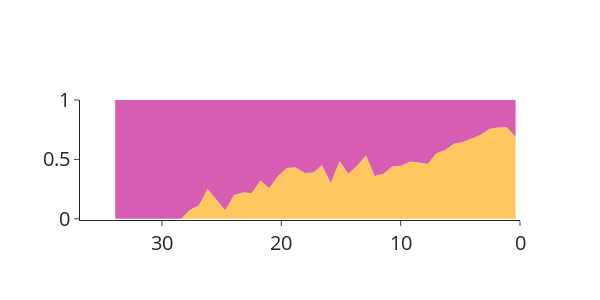

Notebook cell for this chart:
### Code cell
merged = pd.read_csv('/mnt/ivy/thliao/project/ML_oxygen/testing_sets/WoL/eachKO_ACE/Allnodes_predicted.tab',sep='\t',index_col=0)
col = 'dist'
hist_d = np.histogram(merged[col], bins=50, range = (0,max(merged[col])) )
xs = []
ys1 = []
ys2 = []
ys = []
left = 0
for right in tqdm(hist_d[1]):
    #print(left,right)
    sdf = merged.loc[(merged[col]>=left) & (merged[col]<right),:]
    sdf = sdf.loc[[_ for _ in sdf.index if _.startswith('N')],:]
    if sdf.shape[0]==0:continue
    num_anaerobe = len(sdf.index[sdf['A']<0.5])
    num_aerobe = sdf.shape[0]-num_anaerobe
    ys2.append(num_aerobe/sdf.shape[0])
    ys1.append(num_anaerobe/sdf.shape[0])
    ys.append(sdf.shape[0]/(merged.shape[0]-d1.shape[0]))
    xs.append(max(merged[col])-(left+right)/2)
    left = right
import plotly.graph_objects as go
fig = go.Figure()
fig.add_scatter(x=xs,y=ys2,mode='lines',opacity=0.7,fillcolor='#FFC75F', 
                marker=dict(size=4),
                name='Aerobe',fill='tozeroy',stackgroup='one',line=dict(width=0),showlegend=False)
fig.add_scatter(x=xs,y=ys1,mode='lines',opacity=0.7,fillcolor='#D65DB1',
                name='Anaerobe',fill='tonexty',stackgroup='one',line=dict(width=0),showlegend=False)
# fig.add_scatter(x=xs,y=ys,mode='markers+lines',name='Ratio of anaerobe')
fig.update_layout(height=300,width=600,xaxis_range=[max(merged[col]),0],yaxis_zeroline=False,yaxis_range=[-0.01,1],
                  font_size=20,
                 template='simple_white')
fig.show()

### Figure 1 — Plotly figure (JSON) as saved in the notebook; plotly's stock layout.template omitted (floating-point values rounded to 4 significant figures)
{"data": [{"fill": "tozeroy", "fillcolor": "#FFC75F", "line": {"width": 0}, "marker": {"size": 4}, "mode": "lines", "name": "Aerobe", "opacity": 0.7, "showlegend": false, "stackgroup": "one", "type": "scatter", "x": [33.92, 30.6, 29.86, 29.13, 28.39, 27.65, 26.91, 26.18, 25.44, 24.7, 23.96, 23.23, 22.49, 21.75, 21.02, 20.28, 19.54, 18.8, 18.07, 17.33, 16.59, 15.85, 15.12, 14.38, 13.64, 12.9, 12.17, 11.43, 10.69, 9.955, 9.217, 8.48, 7.742, 7.005, 6.268, 5.53, 4.793, 4.056, 3.318, 2.581, 1.843, 1.106, 0.3687], "y": [0, 0, 0, 0, 0, 0.07692, 0.1111, 0.25, 0.1579, 0.07143, 0.2, 0.2222, 0.2174, 0.3214, 0.2593, 0.36, 0.4286, 0.4333, 0.3846, 0.3889, 0.45, 0.3, 0.4872, 0.38, 0.449, 0.5319, 0.3605, 0.38, 0.4417, 0.4476, 0.4823, 0.4737, 0.4611, 0.5522, 0.5797, 0.631, 0.6474, 0.6761, 0.7058, 0.755, 0.7685, 0.7701, 0.6908]}, {"fill": "tonexty", "fillcolor": "#D65DB1", "line": {"width": 0}, "mode": "lines", "name": "Anaerobe", "opacity": 0.7, "showlegend": false, "stackgroup": "one", "type": "scatter", "x": [33.92, 30.6, 29.86, 29.13, 28.39, 27.65, 26.91, 26.18, 25.44, 24.7, 23.96, 23.23, 22.49, 21.75, 21.02, 20.28, 19.54, 18.8, 18.07, 17.33, 16.59, 15.85, 15.12, 14.38, 13.64, 12.9, 12.17, 11.43, 10.69, 9.955, 9.217, 8.48, 7.742, 7.005, 6.268, 5.53, 4.793, 4.056, 3.318, 2.581, 1.843, 1.106, 0.3687], "y": [1, 1, 1, 1, 1, 0.9231, 0.8889, 0.75, 0.8421, 0.9286, 0.8, 0.7778, 0.7826, 0.6786, 0.7407, 0.64, 0.5714, 0.5667, 0.6154, 0.6111, 0.55, 0.7, 0.5128, 0.62, 0.551, 0.4681, 0.6395, 0.62, 0.5583, 0.5524, 0.5177, 0.5263, 0.5389, 0.4478, 0.4203, 0.369, 0.3526, 0.3239, 0.2942, 0.245, 0.2315, 0.2299, 0.3092]}], "layout": {"font": {"size": 20}, "height": 300, "width": 600, "xaxis": {"range": [36.87, 0], "type": "linear"}, "yaxis": {"range": [-0.01, 1], "type": "linear", "zeroline": false}}}
